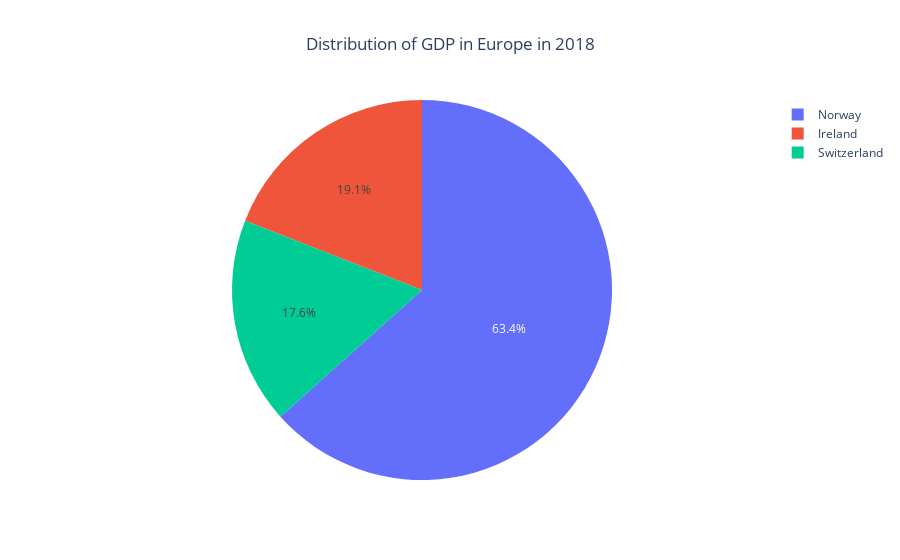

The notebook cell this image was saved under:
### Markdown cell above
### Завдання 2.2

### Code cell
oceania = px.data.gapminder().query("continent == 'Europe'")
oceania5 = oceania.nlargest(5, 'gdpPercap')

fig=px.pie(oceania5, names='country', values='gdpPercap', 
           title='Distribution of GDP in Europe in 2018')
fig.update_layout(title_x=0.5)
fig.show()

### Figure 1 — Plotly figure (JSON) as saved in the notebook; plotly's stock layout.template omitted (floating-point values rounded to 4 significant figures)
{"data": [{"domain": {"x": [0, 1], "y": [0, 1]}, "hovertemplate": "country=%{label}<br>gdpPercap=%{value}<extra></extra>", "labels": ["Norway", "Norway", "Norway", "Ireland", "Switzerland"], "legendgroup": "", "name": "", "showlegend": true, "type": "pie", "values": [49360.0, 44680.0, 41280.0, 40680.0, 37510.0]}], "layout": {"legend": {"tracegroupgap": 0}, "title": {"text": "Distribution of GDP in Europe in 2018", "x": 0.5}}}
